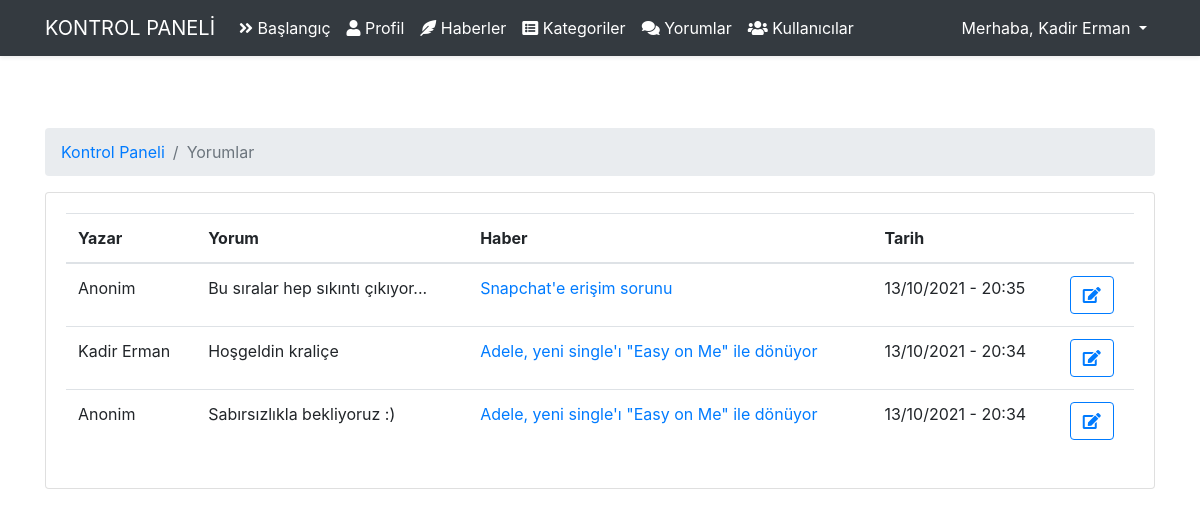
Page /admin/comment (signed in) on the committed database.
### tables this page shows
CREATE TABLE `users` (
  `id` int(11) NOT NULL,
  `name` varchar(255) NOT NULL,
  `lastname` varchar(255) NOT NULL,
  `email` varchar(255) NOT NULL,
  `password` varchar(255) NOT NULL,
  `role_level` int(11) NOT NULL DEFAULT 1
);

CREATE TABLE `news` (
  `id` int(11) NOT NULL,
  `title` varchar(255) NOT NULL,
  `content` text NOT NULL,
  `date` date NOT NULL DEFAULT current_timestamp(),
  `category_id` int(11) NOT NULL,
  `user_id` int(11) NOT NULL,
  `image` varchar(255) NOT NULL
);

CREATE TABLE `comments` (
  `id` int(11) NOT NULL,
  `content` text NOT NULL,
  `date` timestamp NOT NULL DEFAULT current_timestamp(),
  `user_id` int(11) DEFAULT NULL,
  `news_id` int(11) NOT NULL
);

### core/Router.php (called while the page is built, shortened)
<?php
class Router
{
    public Request $request;
    protected array $routes = [];
    public function __construct(Request $request)
    {
        $this->request = $request;
    }
    public function get($path, $callback)
    {
        $this->routes['get'][$path] = $callback;
    }
    public function post($path, $callback)
    {
        $this->routes['post'][$path] = $callback;
    }
    public function resolve()
    {
        $path = $this->request->getPath();
        $method = $this->request->method();
        $callback = $this->routes[$method][$path] ?? false;
        if (is_array($callback)) {
            $controller = new $callback[0]();
            $controller->action = $callback[1];
            $callback[0] = $controller;
        }
        return call_user_func($callback, $this->request);
    }
    public function view(string $view, ?string $title = null, array $data = [])
    {
        require_once __DIR__ . "/../app/views/$view.php";
        return ob_get_clean();
    }
}

### core/Controller.php (called while the page is built, shortened)
<?php
abstract class Controller
{
    public static function view(string $view, ?string $title = null, array $data = [])
    {
        return Application::$app->router->view($view, $title, $data);
    }
}

### app/Controllers/Admin/CommentController.php (called while the page is built, shortened)
<?php
class CommentController extends Controller
{
    public function index()
    {
        $comments = array_reverse(Comment::all());
        for ($i=0; $i < count($comments); $i++) {
            $post = (new Comment())->getNews($comments[$i]['news_id']);
            $content = (new Comment())->getSummary($comments[$i]['content']);
            $comments[$i]['news'] = $post['title'];
            $comments[$i]['date'] = date("d/m/Y - H:i", strtotime($comments[$i]['date']));
            $comments[$i]['content'] = $content;
            if ($comments[$i]['user_id'] === null) {
                $comments[$i]['user'] = "Anonim";
            } else {
                $user = (new Comment())->getUser($comments[$i]['user_id']);
                $comments[$i]['user'] = $user['name'] . " " . $user['lastname'];
            }
        }
        return $this->view('auth/admin/comment', 'Yorumlar', compact('comments'));
    }
}

### public/index.php (called while the page is built, shortened)
<?php
$app = new Application();
$app->run();

### core/Session.php (called while the page is built, shortened)
<?php
class Session
{
    public static function get($key)
    {
        return !empty($_SESSION[$key]) ? $_SESSION[$key] : null;
    }
}

### core/DB.php (called while the page is built, shortened)
<?php
class DB
{
    public static function connection()
    {
        $env = parse_ini_file(__DIR__ . '/../.env');
        $host = $env['DB_HOST'];
        $database = $env['DB_DATABASE'];
        $username = $env['DB_USERNAME'];
        $password = $env['DB_PASSWORD'];
        try {
            $dsn = "mysql:host=$host; dbname=$database;";
            $pdo = new PDO($dsn, $username, $password);
            return $pdo;
        } catch (PDOException $e) {
            echo "Veritabanı hatası " . $e->getMessage();
            Logger::emergency('Veritabanına bağlanamadı.', [false]);
            exit();
        }
    }
    public static function table(string $table)
    {
        $db = self::connection();
        $stm = $db->prepare("SELECT * FROM $table");
        $stm->execute();
        return $stm->fetchAll(PDO::FETCH_ASSOC);
    }
    public static function find(string $table, mixed $id)
    {
        $db = self::connection();
        $stm = $db->prepare("SELECT * FROM $table WHERE id = :id");
        $stm->bindParam(":id", $id);
        $stm->execute();
        return $stm->fetch(PDO::FETCH_ASSOC);
    }
}

### core/Model.php (called while the page is built, shortened)
<?php
abstract class Model
{
    public static function all() {
        $table = static::$table;
        return DB::table($table);
    }
    public static function find(int $id) {
        $table = static::$table;
        return DB::find($table, $id);
    }
}

### app/Models/Comment.php (called while the page is built, shortened)
<?php
class Comment extends Model
{
    public function getUser(int $user_id)
    {
        return User::find($user_id);
    }
    public function getNews(int $news_id)
    {
        return News::find($news_id);
    }
    public function getSummary(string $data)
    {
        $end = strlen($data) > 30 ? "..." : "";
        return mb_substr($data, 0, 30) . $end;
    }
}

### app/views/auth/admin/comment.php (the view, shortened to what this page needs)
<?php require __DIR__ . '/layouts/header.php';?>
    <div class="container">
        <div class="row justify-content-center py-5">
            <div class="col-md-12">
                <nav aria-label="breadcrumb">
                    <ol class="breadcrumb">
                        <li class="breadcrumb-item"><a href="/admin">Kontrol Paneli</a></li>
                        <li class="breadcrumb-item active" aria-current="page"><?= $title ?></li>
                    </ol>
                </nav>
                <div class="card">
                    <div class="card-body">
                        <table class="table caption-top table-hover">
                            <thead>
                            <tr>
                                <th scope="col">Yazar</th>
                                <th scope="col">Yorum</th>
                                <th scope="col">Haber</th>
                                <th scope="col">Tarih</th>
                                <th scope="col"></th>
                            </tr>
                            </thead>
                            <tbody>
                            <?php foreach($comments as $comment): ?>
                                <tr>
                                    <td><?= $comment['user'] ?></td>
                                    <td><?= $comment['content'] ?></td>
                                    <td><a href="/news?id=<?= $comment['news_id'] ?>" target="_blank"><?= $comment['news'] ?></a></td>
                                    <td><?= $comment['date'] ?></td>
                                    <td>
                                        <a href="comment/edit?id=<?= $comment['id'] ?>">
                                            <span class="btn btn-outline-primary">
                                            <i class="fa fa-edit"></i>
                                            </span>
                                        </a>
                                    </td>
                                </tr>
                            <?php endforeach; ?>
                            </tbody>
                        </table>
                    </div>
                </div>
            </div>
        </div>
    </div>
<?php require __DIR__ . '/layouts/footer.php';?>

### app/views/auth/admin/layouts/navbar.php (shortened to what this page needs)
<nav class="navbar navbar-expand-md navbar-dark bg-dark shadow-sm">
    <div class="container">
        <a class="navbar-brand text-uppercase" href="/admin">Kontrol Paneli</a>
        <div class="collapse navbar-collapse" id="navbars">
            <ul class="navbar-nav me-auto mb-2 mb-lg-0">
                <li class="nav-item">
                    <a class="nav-link text-white" aria-current="page" href="/admin">
                        <i class="fas fa-angle-double-right"></i>
                        Başlangıç
                    </a>
                </li>
                <li class="nav-item">
                    <a class="nav-link text-white" aria-current="page" href="/admin/profile">
                        <i class="fas fa-user"></i>
                        Profil
                    </a>
                </li>
                <?php if (user('role_level') >= 3): ?>
                <li class="nav-item">
                    <a class="nav-link text-white" aria-current="page" href="/admin/news">
                        <i class="fas fa-feather-alt"></i>
                        Haberler
                    </a>
                </li>
                    <li class="nav-item">
                        <a class="nav-link text-white" aria-current="page" href="/admin/category">
                            <i class="fas fa-list-alt"></i>
                            Kategoriler
                        </a>
                    </li>
                <?php endif; ?>
                <?php if (user('role_level') >= 3): ?>
                    <li class="nav-item">
                        <a class="nav-link text-white" aria-current="page" href="/admin/comment">
                            <i class="fas fa-comments"></i>
                            Yorumlar
                        </a>
                    </li>
                    <li class="nav-item">
                        <a class="nav-link text-white" aria-current="page" href="/admin/user">
                            <i class="fas fa-users"></i>
                            Kullanıcılar
                        </a>
                    </li>
                <?php endif; ?>
            </ul>
            <div class="navbar-collapse">
                <ul class="navbar-nav ml-auto">
                    <div class="dropdown">
                        <a class="nav-link dropdown-toggle text-white" href="#" role="button" id="dropdownMenuLink" data-bs-toggle="dropdown" aria-expanded="false">
                            Merhaba, <?php echo user('name') ?> <?php echo user('lastname') ?>
                        </a>
                    </div>
                </ul>
            </div>
        </div>
    </div>
</nav>

### rows in the picture
users: name "Kadir", lastname "Erman"
news: user "Anonim", content "Bu sıralar hep sıkıntı çıkıyor...", title "Snapchat'e erişim sorunu", date "13/10/2021 - 20:35"
comments: user "Kadir Erman", content "Hoşgeldin kraliçe", news "Adele, yeni single'ı \"Easy on Me\" ile dönüyor", date "13/10/2021 - 20:34"

### other values in the picture
$title "Yorumlar"
$comment['user'] "Anonim"
$comment['content'] "Sabırsızlıkla bekliyoruz :)"
$comment['news'] "Adele, yeni single'ı \"Easy on Me\" ile dönüyor"
$comment['date'] "13/10/2021 - 20:34"
